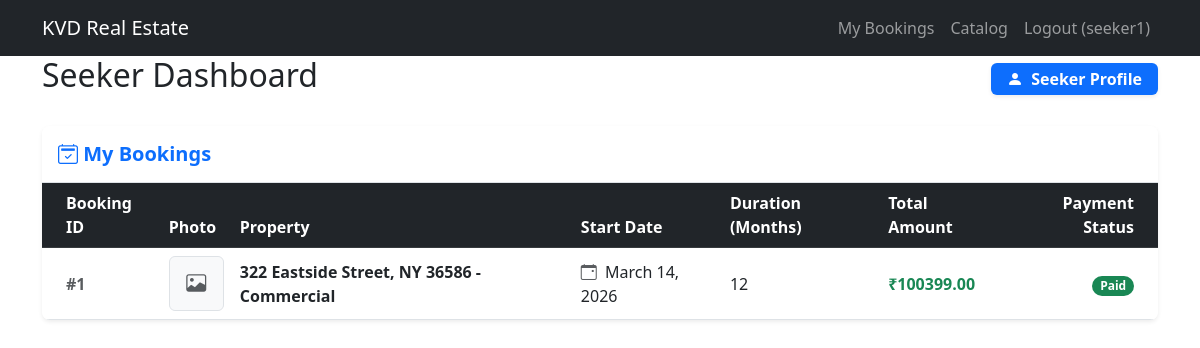
Before: /dashboard/ (signed in) with the older database file.
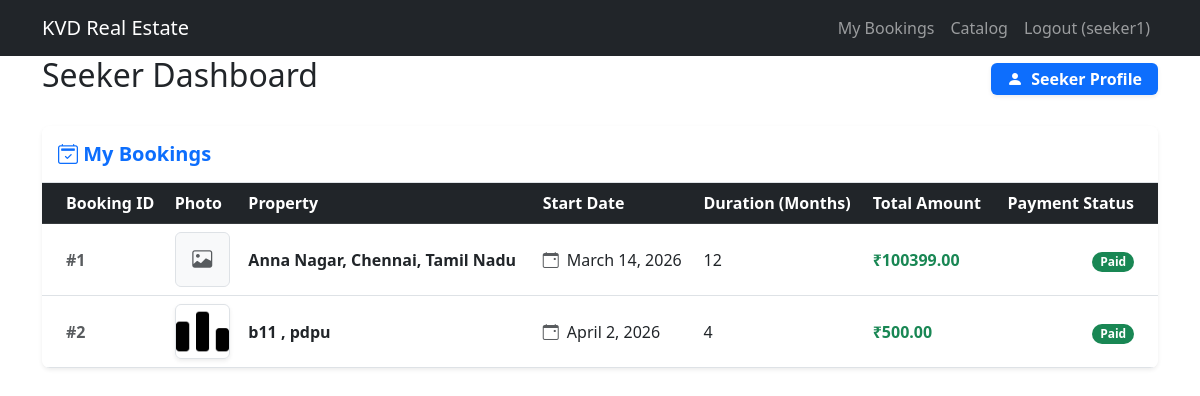
After: the same page with the newer database file.
### real_estate_app/models.py (models this page shows, shortened)
class Booking(models.Model):
    PAYMENT_STATUS_CHOICES = (
        ('Pending', 'Pending'),
        ('Paid', 'Paid'),
        ('Overdue', 'Overdue'),
    )
    booking_id = models.AutoField(primary_key=True)
    property = models.ForeignKey(Property, on_delete=models.CASCADE, related_name='bookings')
    seeker = models.ForeignKey(User, on_delete=models.CASCADE, related_name='bookings')
    start_date = models.DateField()
    duration_months = models.IntegerField()
    total_amount = models.DecimalField(max_digits=10, decimal_places=2)
    payment_status = models.CharField(max_length=10, choices=PAYMENT_STATUS_CHOICES, default='Pending')

class Property(models.Model):
    STATUS_CHOICES = (
        ('Pending', 'Pending'),
        ('Live', 'Live'),
        ('Booked', 'Booked'),
        ('Rejected', 'Rejected'),
    )
    property_id = models.AutoField(primary_key=True)
    owner = models.ForeignKey(User, on_delete=models.CASCADE, related_name='properties')
    address = models.TextField()
    latitude = models.FloatField(blank=True, null=True)
    longitude = models.FloatField(blank=True, null=True)
    price = models.DecimalField(max_digits=10, decimal_places=2)
    photo = models.ImageField(upload_to='property_photos/', blank=True, null=True)
    status = models.CharField(max_length=10, choices=STATUS_CHOICES, default='Pending')

### real_estate_app/views.py (the view)
# urls.py: path('dashboard/', views.dashboard, name='dashboard'),
@login_required
def dashboard(request):
    if request.user.is_admin or request.user.is_superuser:
        properties = Property.objects.all().order_by('-property_id')
        return render(request, 'real_estate_app/admin_dashboard.html', {'properties': properties})
    elif request.user.is_owner:
        properties = Property.objects.filter(owner=request.user).order_by('-property_id')
        return render(request, 'real_estate_app/owner_dashboard.html', {'properties': properties})
    elif request.user.is_seeker:
        bookings = Booking.objects.filter(seeker=request.user)
        return render(request, 'real_estate_app/seeker_dashboard.html', {'bookings': bookings})
    else:
        return render(request, 'real_estate_app/dashboard.html')

### templates/real_estate_app/seeker_dashboard.html (shortened to what this page needs)
{% extends 'base.html' %}
{% block content %}
<div class="row">
    <div class="col-12">
        <div class="d-flex justify-content-between align-items-center mb-4">
            <h2>Seeker Dashboard</h2>
            <span class="badge bg-primary fs-6 py-2 px-3 shadow-sm"><i class="bi bi-person-fill me-1"></i> Seeker
                Profile</span>
        </div>
        <div class="card p-0 shadow-sm border-0 rounded-3 overflow-hidden">
            <div class="card-header bg-white border-bottom py-3">
                <h5 class="text-primary mb-0 fw-bold"><i class="bi bi-calendar2-check get-2"></i> My Bookings</h5>
            </div>
            <div class="table-responsive">
                <table class="table table-hover align-middle mb-0">
                    <thead class="table-dark">
                        <tr>
                            <th class="ps-4">Booking ID</th>
                            <th>Photo</th>
                            <th>Property</th>
                            <th>Start Date</th>
                            <th>Duration (Months)</th>
                            <th>Total Amount</th>
                            <th class="pe-4 text-end">Payment Status</th>
                        </tr>
                    </thead>
                    <tbody class="border-top-0">
                        {% for booking in bookings %}
                        <tr>
                            <td class="ps-4 fw-bold text-muted">#{{ booking.booking_id }}</td>
                            <td>
                                {% if booking.property.photo %}
                                <img src="{{ booking.property.photo.url }}" alt="Property photo"
                                    style="width: 55px; height: 55px; object-fit: cover;"
                                    class="rounded border shadow-sm">
                                {% else %}
                                <div class="bg-light rounded border d-flex align-items-center justify-content-center text-muted"
                                    style="width: 55px; height: 55px;">
                                    <i class="bi bi-image fs-5"></i>
                                </div>
                                {% endif %}
                            </td>
                            <td class="fw-bold">{{ booking.property.address }}</td>
                            <td><i class="bi bi-calendar-event me-1 text-muted"></i> {{ booking.start_date }}</td>
                            <td>{{ booking.duration_months }}</td>
                            <td><span class="text-success fw-bold">₹{{ booking.total_amount }}</span></td>
                            <td class="pe-4 text-end">
                                <span
                                    class="badge rounded-pill {% if booking.payment_status == 'Paid' %}bg-success{% else %}bg-warning text-dark{% endif %}">
                                    {{ booking.payment_status }}
                                </span>
                            </td>
                        </tr>
                        {% endfor %}
                    </tbody>
                </table>
            </div>
        </div>
    </div>
</div>
{% endblock %}

Changed rows visible on the page:
changed through a linked row, Booking id 1: property.address "322 Eastside Street, NY 36586 - Commercial" → "Anna Nagar, Chennai, Tamil Nadu"
added Booking: booking_id "2", property.photo (picture), property.address "b11 , pdpu", start_date "April 2, 2026", duration_months "4", total_amount "500.00", payment_status "Paid"
